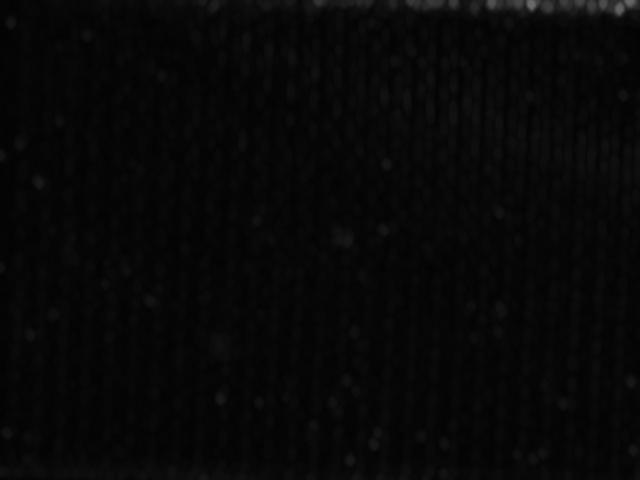
#> input picture MDA231_ELK-KD_R1-P1_E1_26.09.23_P1_10x/diff_images/diff_MDA231_ELK-KD_R1-P1_E1_26.09.23_P1_10x_Ph_00002.jpg, 640 x 480 px; its folder holds 4 pictures in this run
$ python scell_detection_DBSCAN.py ../MDA231_ELK-KD_R1-P1_E1_26.09.23_P1_10x/diff_images   (older library calls are emulated)
#> lines starting #> are read from the running program, lines starting #| are printed output that depends on the picture
import cv2
import numpy as np
import os
import sys
import matplotlib.pyplot as plt
from scipy.spatial import Delaunay, ConvexHull
from skimage import measure
import pandas as pd
from scipy.interpolate import make_interp_spline
from collections import defaultdict
from sklearn.cluster import DBSCAN


def compute_centroid(contour):
    return np.mean(contour, axis=0)  # Returns (y, x)

def group_contours_by_x_position(data, tolerance=5):
    """
    Groups contours based on their x position range (+/- tolerance pixels),
    while also keeping track of the corresponding index.

    :param data: List of dictionaries containing contour data.
    :param tolerance: Allowed pixel difference for grouping.
    :return: Dictionary where keys are group indices and values are lists of (index, contour) tuples.
    """
    contour_groups = defaultdict(list)
    group_id = 1

    for _, row in data.iterrows():
        for (contour, centroid) in row["contours"]:
            # print ( "contour centroid = ",contour, centroid)
            # Check if the contour belongs to an existing group
            found_group = False
            # print("contour_groups = ", contour_groups)
            for key, group in contour_groups.items():
                if abs(group[0][2][1] - centroid[1]) <= tolerance:
                    print("row[Index] = ", row["Index"])
                    contour_groups[key].append([row["Index"], contour, centroid])
                    found_group = True
                    break

            # If not found, create a new group
            if not found_group:
                contour_groups[group_id].append([row["Index"], contour, centroid])
                group_id += 1
    filtered_contour_groups = {k: v for k, v in contour_groups.items() if len(v) >= 120}
    return dict(filtered_contour_groups)


# Function to merge contours only if their centroids are aligned on Y and are close
def merge_contours_by_alignment(contours, y_threshold, x_tolerance):
    merged_contours = []
    used = set()

    for i, c1 in enumerate(contours):
        if i in used:
            continue
        c1_centroid = compute_centroid(c1)
        # print("c1_centroid " , c1_centroid)
        y_min1, y_max1 = np.min(c1[:, 0]), np.max(c1[:, 0])
        merged_contour = c1.copy()

        for j, c2 in enumerate(contours):
            if i != j and j not in used:
                c2_centroid = compute_centroid(c2)
                # print("c2_centroid " , c2_centroid)
                y_min2, y_max2 = np.min(c2[:, 0]), np.max(c2[:, 0])
                # print("y_min2 = %d, y_max2 = %d", y_min2, y_max2)
                # Check if centroids are aligned on Y-axis (similar X values)
                if abs(c1_centroid[1] - c2_centroid[1]) <= x_tolerance:
                    # Check if contours are close in Y distance
                    if abs(y_min1 - y_max2) < y_threshold or abs(y_max1 - y_min2) < y_threshold:
                        merged_contour = np.vstack([merged_contour, c2])
                        used.add(j)
        cv2.waitKey(0)
        merged_contours.append(merged_contour)
        used.add(i)

    return merged_contours

def shrink_contours_inward(contours, scale_factor=0.9):
    """
    Shrinks contours by moving points toward their centroid.

    :param contours: List of contours from skimage.measure.find_contours.
    :param scale_factor: Reduction factor (0.9 means 90% of original size).
    :return: List of reduced contours.
    """
    reduced_contours = []

    for contour in contours:
        contour = np.array(contour, dtype=np.float32)  # Ensure correct format

        # Compute centroid
        cx = np.mean(contour[:, 1])  # X centroid
        cy = np.mean(contour[:, 0])  # Y centroid

        # Move points toward centroid
        new_contour = scale_factor * (contour - [cy, cx]) + [cy, cx]

        reduced_contours.append(new_contour.astype(np.float32))

    return reduced_contours

def get_convex_contour(contour):
    if len(contour) < 3:
        return contour  # A convex hull needs at least 3 points

    hull = ConvexHull(contour)  # Compute convex hull
    convex_contour = contour[hull.vertices]  # Extract convex hull points
    convex_contour = np.vstack([convex_contour, convex_contour[0]])
    return convex_contour

# [14 lines left out: function preprocess_contours, not called in this run]

def process_images(image_folder):

    diff_folder = os.path.join(image_folder, "diff_images")
    os.makedirs(diff_folder, exist_ok=True)

    # Get all image filenames in the folder
    image_files = [f for f in os.listdir(image_folder) if f.lower().endswith(('.png', '.jpg', '.jpeg', '.tif', '.bmp'))]
    def extract_key(filename):
        # Extract the last 5 characters, convert to int for sorting
        return int(filename[-9:-4])  # Adjust slicing if needed

    image_files = sorted(image_files, key=extract_key)
    # print(image_files)
    data = []
    data_contours = []
    previous_image = None

    for index, filename in enumerate(image_files):
        if index == 1:
            image_path = os.path.join(image_folder, filename)
            image_mask = cv2.imread(image_path)
            image_mask = cv2.cvtColor(image_mask, cv2.COLOR_BGR2GRAY)

        image_path = os.path.join(image_folder, filename)

        # Read the image
        image = cv2.imread(image_path)
        if image is None:
            print(f"Error: Unable to load image {filename}")
            continue

        # Calculate the difference between consecutive images and save
        if previous_image is not None:
            diff = cv2.absdiff(previous_image, image)
            if len(diff.shape) == 3:  # Check if the image has multiple channels (i.e., color)
                diff_gray = cv2.cvtColor(diff, cv2.COLOR_BGR2GRAY)
            else:
                diff_gray = diff  # Already grayscale

            # clahe = cv2.createCLAHE(clipLimit=2.0, tileGridSize=(8, 8))
            # Apply CLAHE
            # norm_image = clahe.apply(diff_gray)
            norm_diff = cv2.normalize(diff_gray, None, alpha=0, beta=255, norm_type=cv2.NORM_MINMAX, dtype=cv2.CV_8U)
            gauss_diff = cv2.GaussianBlur(norm_diff, (7, 9), sigmaX=2)
            # -------------- bilateral filtering not used ---------------------
            # filtered_image = cv2.bilateralFilter(image, d=9, sigmaColor=75, sigmaSpace=75)

#  --------------------- working area ------------------------------------
            kernel = cv2.getStructuringElement(cv2.MORPH_ELLIPSE, (5, 7))
            # Apply dilation
            dilated_grayscale = cv2.dilate(gauss_diff, kernel, iterations=1)
            normalized_image = cv2.normalize(dilated_grayscale, None, alpha=0, beta=255, norm_type=cv2.NORM_MINMAX)
            image_data = np.array(normalized_image)
            x = np.linspace(0, image_data.shape[1], image_data.shape[1])
            y = np.linspace(0, image_data.shape[0], image_data.shape[0])
            x, y = np.meshgrid(x, y)
            z = image_data
            z_intersect = 45  # De exemplu, un plan la valoarea 128 de gri

            # Găsirea punctelor de intersecție
            contours = measure.find_contours(z, z_intersect)
            filtered_contours = []
            min_area = 150
            min_x_extent = 30

            # Calcularea ariei regiunilor de intersecție
            areas = []
            for contour in contours:
                x_contour = contour[:, 1]
                y_contour = contour[:, 0]
                # Folosim formula poligonului pentru a calcula aria
                n = len(x_contour)
                area = 0.0
                for i in range(n):
                    j = (i + 1) % n
                    area += x_contour[i] * y_contour[j]
                    area -= y_contour[i] * x_contour[j]
                area = abs(area) / 2.0
                x_min = x_contour.min()
                x_max = x_contour.max()
                x_extent = x_max - x_min  # Width along the x-axis
                # areas.append(area)
                if area >= min_area and x_extent <= min_x_extent:
                    filtered_contours.append(contour)
                    areas.append(area)

            y_distance_threshold = 20
            x_tolerance = 10
            # Apply merging based on Y-alignment and proximity
            merged_contours = merge_contours_by_alignment(filtered_contours, y_distance_threshold, x_tolerance)

            convex_contours = [get_convex_contour(contour) for contour in merged_contours]
            filtered_contours  = convex_contours
            shrunken_contours = shrink_contours_inward(filtered_contours,0.85)
            contours_cnt = []
            for contour in shrunken_contours:
                contours_cnt.append((contour, compute_centroid (contour) ))
            # [25 lines of commented-out code are left out]
            diff_filename = f"diff_{filename}"
            diff_path = os.path.join(diff_folder, diff_filename)
            cv2.imwrite(diff_path, dilated_grayscale)
            image_array = np.array(dilated_grayscale)
            data.append({"Index": index, "Filename": filename, "Original": image, "Image_Array": image_array, "contours":shrunken_contours} )
            data_contours.append({"Index": index,"contours":contours_cnt, "Original": image,})

        previous_image = image
    df = pd.DataFrame(data)
    dc = pd.DataFrame(data_contours)
    return df,dc, image_mask


def compute_contour_stats(df):
    """
    Computes a dictionary where:
    - Key: Index from the DataFrame
    - Value: [total surface area of all contours, number of contours]

    :param df: Pandas DataFrame containing 'Index' and 'contours' columns.
    :return: Dictionary {Index: [total_surface, num_contours]}
    """
    contour_stats = {}

    for _, row in df.iterrows():
        index = row["Index"]
        contours = row["contours"]

        # Compute total area of all contours
        total_surface = sum(cv2.contourArea(contour.astype(np.float32)) for contour in contours) if contours else 0
        num_contours = len(contours)  # Number of contours

        # Store in dictionary as a list [total_surface, num_contours]
        contour_stats[index] = [total_surface, num_contours, total_surface / num_contours if num_contours > 0 else 0]

    return contour_stats

# [71 lines left out: functions draw_contours_matplotlib, draw_contours, contours_intersect, not called in this run]

def create_input_band (image_height, image_width):
    """
    Creates a rectangular contour with:
    - Full image width.
    - Height ranging from 90% to 75% of the total image height.

    :param image_height: Height of the image.
    :param image_width: Width of the image.
    :return: NumPy array representing the rectangle contour.
    """
    y_top = int(image_height * 0.75)  # 75% of height
    y_bottom = int(image_height * 0.90)  # 90% of height

    # Define the rectangle points (clockwise order)
    rectangle_contour = np.array([
        [0, y_top],  # Top-left corner
        [image_width - 1, y_top],  # Top-right corner
        [image_width - 1, y_bottom],  # Bottom-right corner
        [0, y_bottom]  # Bottom-left corner
    ], dtype=np.int32)

    return rectangle_contour

# [205 lines left out: functions check_in_proximity_by_centroid, check_in_proximity_by_centroid_for_insertion, cluster_trajectories_from_lists, plot_clustered_trajectories, elongate_clustered_trajectories, clean_clustered_trajectories and 1 more, not called in this run]


def main():
    if len(sys.argv) < 2:
        print("Usage: python script.py <folder_path>")
        sys.exit(1)

    image_folder = sys.argv[1]
    if not os.path.isdir(image_folder):
        print(f"Error: {image_folder} is not a valid directory.")
        sys.exit(1)

    df,dc,image_mask = process_images(image_folder)
#> in process_images, image is the input picture: shape (480, 640, 3); min 3, max 106, mean 7.7

    print(df.head())
    num_rows = df.shape[0]
    print("Number of rows in the DataFrame:", num_rows)
#| Number of rows in the DataFrame: 3

    contour_statistics = compute_contour_stats(df)

    indices = np.array(list(contour_statistics.keys()))
    num_contours = np.array([contour_statistics[idx][1] for idx in indices])

    quartic_coeffs = np.polyfit(indices, num_contours, 4)  # Quartic polynomial fit
    quartic_poly = np.poly1d(quartic_coeffs)  # Create polynomial function
    x_smooth = np.linspace(min(indices), max(indices), 300)
    y_quartic_smooth = quartic_poly(x_smooth)  # Quartic polynomial values


    residuals = num_contours - quartic_poly(indices)
    # Compute standard deviation and remove 10% extreme outliers
    std_dev = np.std(residuals)
    threshold = 1.5 * std_dev  # 90% confidence interval (removes 10% of extreme outliers)
    upper_bound = quartic_poly(x_smooth) + threshold
    lower_bound = quartic_poly(x_smooth) - threshold
    outlier_mask = np.abs(residuals) > threshold
    outlier_indices = indices[outlier_mask]
    print("Outlier Indices:", outlier_indices.tolist())


    df_filtered = df[~df["Index"].isin(outlier_indices)]
    dc_filtered = dc[~dc["Index"].isin(outlier_indices)]
    # output_path = os.path.join(image_folder, "plots", "output.pkl")
    # df.to_pickle(output_path)

    contour_groups_dict = group_contours_by_x_position(dc_filtered, tolerance=10)
    print("Numar de canale = ",len(contour_groups_dict))
    height, width = image_mask.shape
    input_band = create_input_band(height, width)

    print(f"Height: {height}, Width: {width}")
#| Height: 480, Width: 640
    print("Rectangle Contour Points:\n", input_band)
#| Rectangle Contour Points:
#|  [[  0 360]
#|  [639 360]
#|  [639 432]
#|  [  0 432]]
    # ----------- Plot all the y and centers for a given channel -----------------
    for group_id, contours in contour_groups_dict.items():
        x_values = []
        y_values = []
        for index, cnt in enumerate(contours):
            print("cell ", index, " el = ", cnt[0],  cnt[2])
            try:
                y_value = cnt[2][0]  # Access element[2][1]
                x_values.append(cnt[0])
                y_values.append(y_value)
            except (IndexError, TypeError):
                print(f"Skipping element at index {index}: Invalid structure.")

        clustered_objects = cluster_trajectories_from_lists(x_values, y_values, eps=12, min_samples=2)
        print("\nCluster Assignments:", clustered_objects)
        # plot_clustered_trajectories(clustered_objects)

        elongated_trajectories = elongate_clustered_trajectories(clustered_objects)
        elongated_trajectories = clean_clustered_trajectories(elongated_trajectories)

        updated_trajectories = compute_speeds(elongated_trajectories)
        df_speeds = pd.DataFrame.from_dict(updated_trajectories, orient="index")

        csv_file_path = os.path.join(image_folder, "plots", f"clustered_trajectories_with_speed_{group_id}.csv")
        df_speeds.to_csv(csv_file_path, index=True)
        # tools.display_dataframe_to_user(name="Clustered Trajectories with Speed", dataframe=df_speeds)
        output_path = os.path.join(image_folder, "plots", f"Cells_Trajectories_channel_{group_id}.png")
        plot_clustered_trajectories(elongated_trajectories, output_path)


        plt.figure(figsize=(8, 5))
        plt.plot(x_values, y_values, marker='o', linestyle='-', color='b', label="Channel cells")
        plt.xlabel("Time Index")
        plt.ylabel("Channe Y position")
        plt.title(f"Plot of Index vs Y for channel '{group_id}'")
        plt.legend()
        plt.grid(True)
        output_path = os.path.join(image_folder, "plots", f"Cells_channel_{group_id}.png")
        plt.savefig(output_path, dpi=300, bbox_inches='tight')
        plt.show()
    # [27 lines of commented-out code are left out]

    num_rows = df_filtered.shape[0]
    print("Number of rows in the filtered DataFrame:", num_rows)
#| Number of rows in the filtered DataFrame: 2

    # [8 lines of commented-out code are left out]
    plt.figure(figsize=(8, 5))
    plt.scatter(indices, num_contours, color='red', label="Original Data (Samples)", zorder=3)
    plt.plot(x_smooth, y_quartic_smooth, color='blue', label="Quartic Fit", zorder=2)

    # Draw the outlier elimination surface (shaded region)
    plt.fill_between(x_smooth, lower_bound, upper_bound, color='blue', alpha=0.2, label="Outlier Removal Region")

    # Labels and title
    plt.xlabel("Index")
    plt.ylabel("Number of Contours")
    plt.title("Quartic Polynomial Fit with Outlier Removal Region")
    plt.legend()
    plt.grid(True)
    os.makedirs(os.path.join(image_folder, "plots"), exist_ok=True)
    output_path = os.path.join(image_folder, "plots", "outlier_detection_plot.png")
    plt.savefig(output_path, dpi=300, bbox_inches='tight')
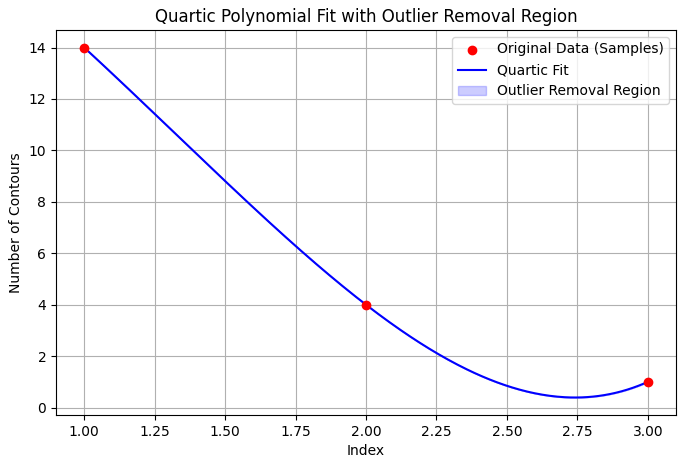
#> figure drawn by matplotlib, 1 panel; curve peaks at x = 1, y = 14
    # Show the plot
    plt.show()


    # Generate smooth curve using spline interpolation
    x_smooth = np.linspace(min(indices), max(indices), 300)  # Smooth x values
    spline = make_interp_spline(indices, num_contours, k=1)  # Cubic spline interpolation
    y_smooth = spline(x_smooth)

    # Plot the original data points
    plt.figure(figsize=(8, 5))
    plt.scatter(indices, num_contours, color='red', label="Original Data (Samples)", zorder=3)
    plt.plot(x_smooth, y_smooth, color='blue', label="Spline Interpolation", zorder=2)

    # Labels and title
    plt.xlabel("Index")
    plt.ylabel("Number of Contours")
    plt.title("Number of Contours vs. Index (With Spline Interpolation)")
    plt.legend()
    plt.grid(True)
    output_path = os.path.join(image_folder, "plots", "contour_vs_index.png")
    plt.savefig(output_path, dpi=300, bbox_inches='tight')
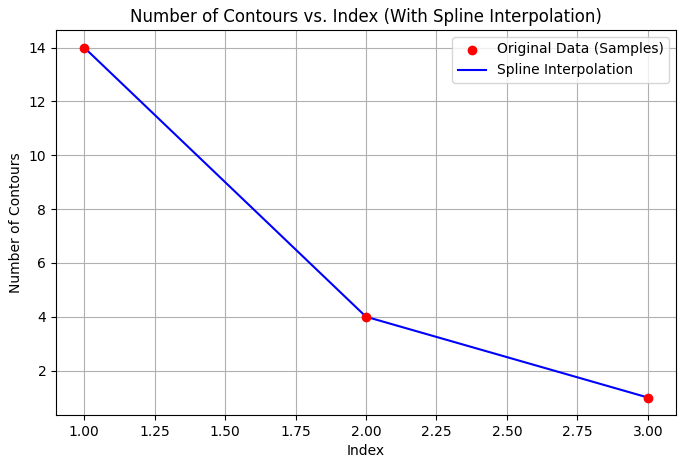
#> figure drawn by matplotlib, 1 panel; curve peaks at x = 1, y = 14
    # Show the plot
    plt.show()


    indices = np.array(list(contour_statistics.keys()))
    num_contours = np.array([contour_statistics[idx][0] for idx in indices])
    # Generate smooth curve using spline interpolation
    x_smooth = np.linspace(min(indices), max(indices), 300)  # Smooth x values
    spline = make_interp_spline(indices, num_contours, k=1)  # Cubic spline interpolation
    y_smooth = spline(x_smooth)

    # Plot the original data points
    plt.figure(figsize=(8, 5))
    plt.scatter(indices, num_contours, color='red', label="Original Data (Samples)", zorder=3)
    plt.plot(x_smooth, y_smooth, color='green', label="Spline Interpolation", zorder=2)

    # Labels and title
    plt.xlabel("Index")
    plt.ylabel("Cumulative cells size")
    plt.title("Cumulative cells size vs. Index (With Spline Interpolation)")
    plt.legend()
    plt.grid(True)
    output_path = os.path.join(image_folder, "plots", "cumulCellSize_vs_index.png")
    plt.savefig(output_path, dpi=300, bbox_inches='tight')
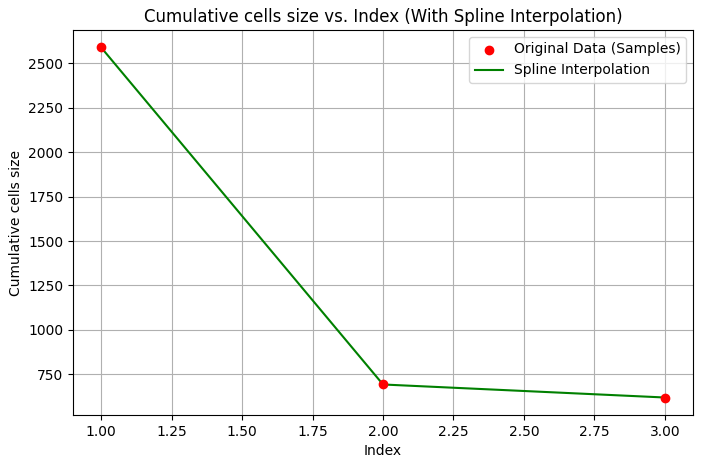
#> figure drawn by matplotlib, 1 panel; curve peaks at x = 1, y = 2589.9
    # Show the plot
    plt.show()

    indices = np.array(list(contour_statistics.keys()))
    num_contours = np.array([contour_statistics[idx][2] for idx in indices])

    # Generate smooth curve using spline interpolation
    x_smooth = np.linspace(min(indices), max(indices), 300)  # Smooth x values
    spline = make_interp_spline(indices, num_contours, k=1)  # Cubic spline interpolation
    y_smooth = spline(x_smooth)

    # Plot the original data points
    plt.figure(figsize=(8, 5))
    plt.scatter(indices, num_contours, color='red', label="Original Data (Samples)", zorder=3)
    plt.plot(x_smooth, y_smooth, color='yellow', label="Spline Interpolation", zorder=2)

    # Labels and title
    plt.xlabel("Index")
    plt.ylabel("Average Cell Size")
    plt.title("Average Cell Size vs. Index (With Spline Interpolation)")
    plt.legend()
    plt.grid(True)
    output_path = os.path.join(image_folder, "plots", "avgCellSize_vs_index.png")
    plt.savefig(output_path, dpi=300, bbox_inches='tight')
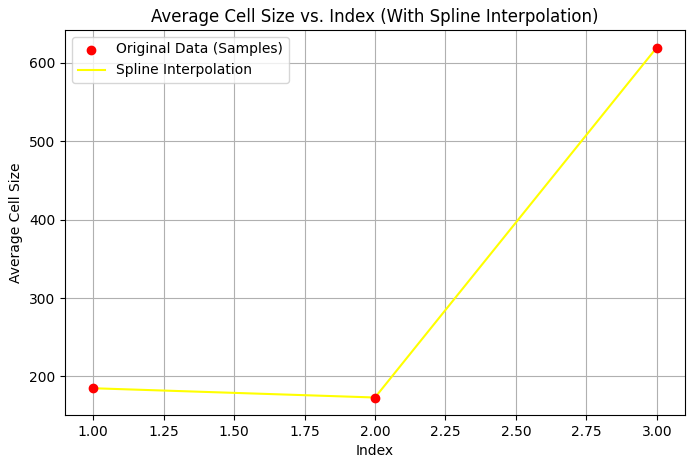
#> figure drawn by matplotlib, 1 panel; curve peaks at x = 3, y = 619.4
    # Show the plot
    plt.show()
    # Print results
    print(contour_statistics)

if __name__ == "__main__":
    main()


# ------------------------------ to do ----------------------------
#   - on the data frame, eliminate images that have contours with more than 60 percent different then the next and previous frame
# are different
#   - remove concave parts
#   - unify contours that are close to each other on y axis
